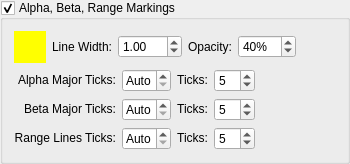
        <widget class="QGroupBox" name="gridVisible_" >
         <property name="sizePolicy" >
          <sizepolicy vsizetype="Preferred" hsizetype="Preferred" >
           <horstretch>0</horstretch>
           <verstretch>0</verstretch>
          </sizepolicy>
         </property>
         <property name="title" >
          <string>Alpha, Beta, Range Markings</string>
         </property>
         <property name="checkable" >
          <bool>true</bool>
         </property>
         <property name="checked" >
          <bool>true</bool>
         </property>
         <layout class="QVBoxLayout" >
          <item>
           <layout class="QHBoxLayout" >
            <item>
             <widget class="SideCar::GUI::ColorButtonWidget" name="gridColor_" >
              <property name="sizePolicy" >
               <sizepolicy vsizetype="Fixed" hsizetype="Fixed" >
                <horstretch>0</horstretch>
                <verstretch>0</verstretch>
               </sizepolicy>
              </property>
              <property name="minimumSize" >
               <size>
                <width>32</width>
                <height>32</height>
               </size>
              </property>
              <property name="maximumSize" >
               <size>
                <width>32</width>
                <height>32</height>
               </size>
              </property>
              <property name="palette" >
               <palette>
                <active>
                 <colorrole role="WindowText" >
                  <brush brushstyle="SolidPattern" >
                   <color alpha="255" >
                    <red>0</red>
                    <green>0</green>
                    <blue>0</blue>
                   </color>
                  </brush>
                 </colorrole>
                 <colorrole role="Button" >
                  <brush brushstyle="SolidPattern" >
                   <color alpha="255" >
                    <red>255</red>
                    <green>255</green>
                    <blue>0</blue>
                   </color>
                  </brush>
                 </colorrole>
                 <colorrole role="Light" >
                  <brush brushstyle="SolidPattern" >
                   <color alpha="255" >
                    <red>255</red>
                    <green>255</green>
                    <blue>127</blue>
                   </color>
                  </brush>
                 </colorrole>
                 <colorrole role="Midlight" >
                  <brush brushstyle="SolidPattern" >
                   <color alpha="255" >
                    <red>255</red>
                    <green>255</green>
                    <blue>63</blue>
                   </color>
                  </brush>
                 </colorrole>
                 <colorrole role="Dark" >
                  <brush brushstyle="SolidPattern" >
                   <color alpha="255" >
                    <red>127</red>
                    <green>127</green>
                    <blue>0</blue>
                   </color>
                  </brush>
                 </colorrole>
                 <colorrole role="Mid" >
                  <brush brushstyle="SolidPattern" >
                   <color alpha="255" >
                    <red>170</red>
                    <green>170</green>
                    <blue>0</blue>
                   </color>
                  </brush>
                 </colorrole>
                 <colorrole role="Text" >
                  <brush brushstyle="SolidPattern" >
                   <color alpha="255" >
                    <red>0</red>
                    <green>0</green>
                    <blue>0</blue>
                   </color>
                  </brush>
                 </colorrole>
                 <colorrole role="BrightText" >
                  <brush brushstyle="SolidPattern" >
                   <color alpha="255" >
                    <red>255</red>
                    <green>255</green>
                    <blue>255</blue>
                   </color>
                  </brush>
                 </colorrole>
                 <colorrole role="ButtonText" >
                  <brush brushstyle="SolidPattern" >
                   <color alpha="255" >
                    <red>0</red>
                    <green>0</green>
                    <blue>0</blue>
                   </color>
                  </brush>
                 </colorrole>
                 <colorrole role="Base" >
                  <brush brushstyle="SolidPattern" >
                   <color alpha="255" >
                    <red>255</red>
                    <green>255</green>
                    <blue>255</blue>
                   </color>
                  </brush>
                 </colorrole>
                 <colorrole role="Window" >
                  <brush brushstyle="SolidPattern" >
                   <color alpha="255" >
                    <red>255</red>
                    <green>255</green>
                    <blue>0</blue>
                   </color>
                  </brush>
                 </colorrole>
                 <colorrole role="Shadow" >
                  <brush brushstyle="SolidPattern" >
                   <color alpha="255" >
                    <red>0</red>
                    <green>0</green>
                    <blue>0</blue>
                   </color>
                  </brush>
                 </colorrole>
                 <colorrole role="AlternateBase" >
                  <brush brushstyle="SolidPattern" >
                   <color alpha="255" >
                    <red>255</red>
                    <green>255</green>
                    <blue>127</blue>
                   </color>
                  </brush>
                 </colorrole>
                </active>
                <inactive>
                 <colorrole role="WindowText" >
                  <brush brushstyle="SolidPattern" >
                   <color alpha="255" >
                    <red>0</red>
                    <green>0</green>
                    <blue>0</blue>
                   </color>
                  </brush>
                 </colorrole>
                 <colorrole role="Button" >
                  <brush brushstyle="SolidPattern" >
                   <color alpha="255" >
                    <red>255</red>
                    <green>255</green>
                    <blue>0</blue>
                   </color>
                  </brush>
                 </colorrole>
                 <colorrole role="Light" >
                  <brush brushstyle="SolidPattern" >
                   <color alpha="255" >
                    <red>255</red>
                    <green>255</green>
                    <blue>127</blue>
                   </color>
                  </brush>
                 </colorrole>
                 <colorrole role="Midlight" >
                  <brush brushstyle="SolidPattern" >
                   <color alpha="255" >
                    <red>255</red>
                    <green>255</green>
                    <blue>63</blue>
                   </color>
                  </brush>
                 </colorrole>
                 <colorrole role="Dark" >
                  <brush brushstyle="SolidPattern" >
                   <color alpha="255" >
                    <red>127</red>
                    <green>127</green>
                    <blue>0</blue>
                   </color>
                  </brush>
                 </colorrole>
                 <colorrole role="Mid" >
                  <brush brushstyle="SolidPattern" >
                   <color alpha="255" >
                    <red>170</red>
                    <green>170</green>
                    <blue>0</blue>
                   </color>
                  </brush>
                 </colorrole>
                 <colorrole role="Text" >
                  <brush brushstyle="SolidPattern" >
                   <color alpha="255" >
                    <red>0</red>
                    <green>0</green>
                    <blue>0</blue>
                   </color>
                  </brush>
                 </colorrole>
                 <colorrole role="BrightText" >
                  <brush brushstyle="SolidPattern" >
                   <color alpha="255" >
                    <red>255</red>
                    <green>255</green>
                    <blue>255</blue>
                   </color>
                  </brush>
                 </colorrole>
                 <colorrole role="ButtonText" >
                  <brush brushstyle="SolidPattern" >
                   <color alpha="255" >
                    <red>0</red>
                    <green>0</green>
                    <blue>0</blue>
                   </color>
                  </brush>
                 </colorrole>
                 <colorrole role="Base" >
                  <brush brushstyle="SolidPattern" >
                   <color alpha="255" >
                    <red>255</red>
                    <green>255</green>
                    <blue>255</blue>
                   </color>
                  </brush>
                 </colorrole>
                 <colorrole role="Window" >
                  <brush brushstyle="SolidPattern" >
                   <color alpha="255" >
                    <red>255</red>
                    <green>255</green>
                    <blue>0</blue>
                   </color>
                  </brush>
                 </colorrole>
                 <colorrole role="Shadow" >
                  <brush brushstyle="SolidPattern" >
                   <color alpha="255" >
                    <red>0</red>
                    <green>0</green>
                    <blue>0</blue>
                   </color>
                  </brush>
                 </colorrole>
                 <colorrole role="AlternateBase" >
                  <brush brushstyle="SolidPattern" >
                   <color alpha="255" >
                    <red>255</red>
                    <green>255</green>
                    <blue>127</blue>
                   </color>
                  </brush>
                 </colorrole>
                </inactive>
                <disabled>
                 <colorrole role="WindowText" >
                  <brush brushstyle="SolidPattern" >
                   <color alpha="255" >
                    <red>127</red>
                    <green>127</green>
                    <blue>0</blue>
                   </color>
                  </brush>
                 </colorrole>
                 <colorrole role="Button" >
                  <brush brushstyle="SolidPattern" >
                   <color alpha="255" >
                    <red>255</red>
                    <green>255</green>
                    <blue>0</blue>
                   </color>
                  </brush>
                 </colorrole>
                 <colorrole role="Light" >
                  <brush brushstyle="SolidPattern" >
                   <color alpha="255" >
                    <red>255</red>
                    <green>255</green>
                    <blue>127</blue>
                   </color>
                  </brush>
                 </colorrole>
                 <colorrole role="Midlight" >
                  <brush brushstyle="SolidPattern" >
                   <color alpha="255" >
                    <red>255</red>
                    <green>255</green>
                    <blue>63</blue>
                   </color>
                  </brush>
                 </colorrole>
                 <colorrole role="Dark" >
                  <brush brushstyle="SolidPattern" >
                   <color alpha="255" >
                    <red>127</red>
                    <green>127</green>
                    <blue>0</blue>
                   </color>
                  </brush>
                 </colorrole>
                 <colorrole role="Mid" >
                  <brush brushstyle="SolidPattern" >
                   <color alpha="255" >
                    <red>170</red>
                    <green>170</green>
                    <blue>0</blue>
                   </color>
                  </brush>
                 </colorrole>
                 <colorrole role="Text" >
                  <brush brushstyle="SolidPattern" >
                   <color alpha="255" >
                    <red>127</red>
                    <green>127</green>
                    <blue>0</blue>
                   </color>
                  </brush>
                 </colorrole>
                 <colorrole role="BrightText" >
                  <brush brushstyle="SolidPattern" >
                   <color alpha="255" >
                    <red>255</red>
                    <green>255</green>
                    <blue>255</blue>
                   </color>
                  </brush>
                 </colorrole>
                 <colorrole role="ButtonText" >
                  <brush brushstyle="SolidPattern" >
                   <color alpha="255" >
                    <red>127</red>
                    <green>127</green>
                    <blue>0</blue>
                   </color>
                  </brush>
                 </colorrole>
                 <colorrole role="Base" >
                  <brush brushstyle="SolidPattern" >
                   <color alpha="255" >
                    <red>255</red>
                    <green>255</green>
                    <blue>0</blue>
                   </color>
                  </brush>
                 </colorrole>
                 <colorrole role="Window" >
                  <brush brushstyle="SolidPattern" >
                   <color alpha="255" >
                    <red>255</red>
                    <green>255</green>
                    <blue>0</blue>
                   </color>
                  </brush>
                 </colorrole>
                 <colorrole role="Shadow" >
                  <brush brushstyle="SolidPattern" >
                   <color alpha="255" >
                    <red>0</red>
                    <green>0</green>
                    <blue>0</blue>
                   </color>
                  </brush>
                 </colorrole>
                 <colorrole role="AlternateBase" >
                  <brush brushstyle="SolidPattern" >
                   <color alpha="255" >
                    <red>255</red>
                    <green>255</green>
                    <blue>0</blue>
                   </color>
                  </brush>
                 </colorrole>
                </disabled>
               </palette>
              </property>
              <property name="autoFillBackground" >
               <bool>true</bool>
              </property>
              <property name="flat" >
               <bool>true</bool>
              </property>
             </widget>
            </item>
            <item>
             <widget class="QLabel" name="label_20" >
              <property name="text" >
               <string>Line Width:</string>
              </property>
              <property name="alignment" >
               <set>Qt::AlignRight|Qt::AlignTrailing|Qt::AlignVCenter</set>
              </property>
             </widget>
            </item>
            <item>
             <widget class="QDoubleSpinBox" name="gridLineWidth_" >
              <property name="keyboardTracking" >
               <bool>false</bool>
              </property>
              <property name="minimum" >
               <double>0.100000000000000</double>
              </property>
              <property name="maximum" >
               <double>100.000000000000000</double>
              </property>
              <property name="singleStep" >
               <double>0.100000000000000</double>
              </property>
              <property name="value" >
               <double>1.000000000000000</double>
              </property>
             </widget>
            </item>
            <item>
             <widget class="QLabel" name="label_24" >
              <property name="text" >
               <string>Opacity:</string>
              </property>
              <property name="alignment" >
               <set>Qt::AlignRight|Qt::AlignTrailing|Qt::AlignVCenter</set>
              </property>
             </widget>
            </item>
            <item>
             <widget class="QSpinBox" name="gridOpacity_" >
              <property name="keyboardTracking" >
               <bool>false</bool>
              </property>
              <property name="suffix" >
               <string>%</string>
              </property>
              <property name="maximum" >
               <number>100</number>
              </property>
              <property name="value" >
               <number>40</number>
              </property>
             </widget>
            </item>
            <item>
             <spacer>
              <property name="orientation" >
               <enum>Qt::Horizontal</enum>
              </property>
              <property name="sizeHint" >
               <size>
                <width>40</width>
                <height>20</height>
               </size>
              </property>
             </spacer>
            </item>
           </layout>
          </item>
          <item>
           <layout class="QHBoxLayout" >
            <item>
             <layout class="QGridLayout" >
              <item row="0" column="0" >
               <widget class="QLabel" name="label_42" >
                <property name="sizePolicy" >
                 <sizepolicy vsizetype="Fixed" hsizetype="Preferred" >
                  <horstretch>0</horstretch>
                  <verstretch>0</verstretch>
                 </sizepolicy>
                </property>
                <property name="text" >
                 <string>Alpha Major Ticks:</string>
                </property>
                <property name="alignment" >
                 <set>Qt::AlignRight|Qt::AlignTrailing|Qt::AlignVCenter</set>
                </property>
               </widget>
              </item>
              <item row="0" column="1" >
               <widget class="QSpinBox" name="gridAlphaMajor_" >
                <property name="specialValueText" >
                 <string>Auto</string>
                </property>
                <property name="keyboardTracking" >
                 <bool>false</bool>
                </property>
                <property name="suffix" >
                 <string/>
                </property>
                <property name="minimum" >
                 <number>5</number>
                </property>
                <property name="maximum" >
                 <number>45</number>
                </property>
                <property name="singleStep" >
                 <number>5</number>
                </property>
                <property name="value" >
                 <number>5</number>
                </property>
               </widget>
              </item>
              <item row="0" column="2" >
               <widget class="QLabel" name="label_37" >
                <property name="sizePolicy" >
                 <sizepolicy vsizetype="Fixed" hsizetype="Fixed" >
                  <horstretch>0</horstretch>
                  <verstretch>0</verstretch>
                 </sizepolicy>
                </property>
                <property name="text" >
                 <string>Ticks:</string>
                </property>
                <property name="alignment" >
                 <set>Qt::AlignRight|Qt::AlignTrailing|Qt::AlignVCenter</set>
                </property>
               </widget>
              </item>
              <item row="0" column="3" >
               <widget class="QSpinBox" name="gridAlphaMinor_" >
                <property name="keyboardTracking" >
                 <bool>false</bool>
                </property>
                <property name="maximum" >
                 <number>25</number>
                </property>
                <property name="value" >
                 <number>5</number>
                </property>
               </widget>
              </item>
              <item row="1" column="0" >
               <widget class="QLabel" name="label_32" >
                <property name="sizePolicy" >
                 <sizepolicy vsizetype="Fixed" hsizetype="Preferred" >
                  <horstretch>0</horstretch>
                  <verstretch>0</verstretch>
                 </sizepolicy>
                </property>
                <property name="text" >
                 <string>Beta Major Ticks:</string>
                </property>
                <property name="alignment" >
                 <set>Qt::AlignRight|Qt::AlignTrailing|Qt::AlignVCenter</set>
                </property>
               </widget>
              </item>
              <item row="1" column="1" >
               <widget class="QSpinBox" name="gridBetaMajor_" >
                <property name="specialValueText" >
                 <string>Auto</string>
                </property>
                <property name="keyboardTracking" >
                 <bool>false</bool>
                </property>
                <property name="suffix" >
                 <string/>
                </property>
                <property name="minimum" >
                 <number>5</number>
                </property>
                <property name="maximum" >
                 <number>45</number>
                </property>
                <property name="singleStep" >
                 <number>5</number>
                </property>
                <property name="value" >
                 <number>5</number>
                </property>
               </widget>
              </item>
              <item row="1" column="2" >
               <widget class="QLabel" name="label_33" >
                <property name="sizePolicy" >
                 <sizepolicy vsizetype="Fixed" hsizetype="Fixed" >
                  <horstretch>0</horstretch>
                  <verstretch>0</verstretch>
                 </sizepolicy>
                </property>
                <property name="text" >
                 <string>Ticks:</string>
                </property>
                <property name="alignment" >
                 <set>Qt::AlignRight|Qt::AlignTrailing|Qt::AlignVCenter</set>
                </property>
               </widget>
              </item>
              <item row="1" column="3" >
               <widget class="QSpinBox" name="gridBetaMinor_" >
                <property name="keyboardTracking" >
                 <bool>false</bool>
                </property>
                <property name="maximum" >
                 <number>25</number>
                </property>
                <property name="value" >
                 <number>5</number>
                </property>
               </widget>
              </item>
              <item row="2" column="0" >
               <widget class="QLabel" name="label_7" >
                <property name="sizePolicy" >
                 <sizepolicy vsizetype="Fixed" hsizetype="Preferred" >
                  <horstretch>0</horstretch>
                  <verstretch>0</verstretch>
                 </sizepolicy>
                </property>
                <property name="text" >
                 <string>Range Lines Ticks:</string>
                </property>
                <property name="alignment" >
                 <set>Qt::AlignRight|Qt::AlignTrailing|Qt::AlignVCenter</set>
                </property>
               </widget>
              </item>
              <item row="2" column="1" >
               <widget class="QSpinBox" name="gridRangeMajor_" >
                <property name="specialValueText" >
                 <string>Auto</string>
                </property>
                <property name="keyboardTracking" >
                 <bool>false</bool>
                </property>
                <property name="suffix" >
                 <string/>
                </property>
                <property name="minimum" >
                 <number>5</number>
                </property>
                <property name="maximum" >
                 <number>45</number>
                </property>
                <property name="singleStep" >
                 <number>5</number>
                </property>
                <property name="value" >
                 <number>5</number>
                </property>
               </widget>
              </item>
              <item row="2" column="2" >
               <widget class="QLabel" name="label_31" >
                <property name="sizePolicy" >
                 <sizepolicy vsizetype="Fixed" hsizetype="Fixed" >
                  <horstretch>0</horstretch>
                  <verstretch>0</verstretch>
                 </sizepolicy>
                </property>
                <property name="text" >
                 <string>Ticks:</string>
                </property>
                <property name="alignment" >
                 <set>Qt::AlignRight|Qt::AlignTrailing|Qt::AlignVCenter</set>
                </property>
               </widget>
              </item>
              <item row="2" column="3" >
               <widget class="QSpinBox" name="gridRangeMinor_" >
                <property name="keyboardTracking" >
                 <bool>false</bool>
                </property>
                <property name="maximum" >
                 <number>25</number>
                </property>
                <property name="value" >
                 <number>5</number>
                </property>
               </widget>
              </item>
             </layout>
            </item>
            <item>
             <spacer>
              <property name="orientation" >
               <enum>Qt::Horizontal</enum>
              </property>
              <property name="sizeHint" >
               <size>
                <width>40</width>
                <height>20</height>
               </size>
              </property>
             </spacer>
            </item>
           </layout>
          </item>
         </layout>
        </widget>
